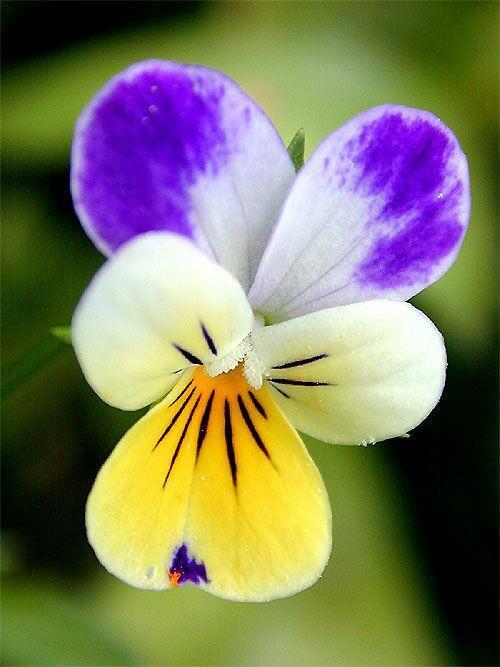
#> input picture UiS/ELE510 - Image processing and machine vision/Assignment/Assignment1/images/flower.jpg, 500 x 667 px
$ jupyter execute LABexc1-ELE510-2021.ipynb
#> lines starting #> are read from the running program, lines starting #| are printed output that depends on the picture; after the words box and inside, x2 and y2 are one past the last pixel; in counts of white or black regions, pixels touching at a corner belong together
# ELE510 Image Processing with robot vision: LAB, Exercise 1, Fundamentals.

**Purpose:** *To learn some basic operations on images using Python, OpenCV and other packages. The emphasis is on the fundamentals of digital images.*

The theory for this exercise can be found in chapter 1 and 2 of the text book [1]. Supplementary information can found in chapter 1, 2 and 3 in the compendium [2]. See also the following documentations for help:
- [OpenCV](https://opencv.org/opencv-python-free-course/)
- [numpy](https://numpy.org/doc/stable/)
- [matplotlib](https://matplotlib.org/stable/contents.html)

**IMPORTANT:** Read the text carefully before starting the work. In
many cases it is necessary to do some preparations before you start the work
on the computer. Read necessary theory and answer the theoretical part
frst. The theoretical and experimental part should be solved individually.
The notebook must be approved by the lecturer or his assistant.

**Approval:**
<div class="alert alert-block alert-success">
The current notebook should be submitted on CANVAS as a single pdf file.
</div>

<div class="alert alert-block alert-info">
    To export the notebook in a pdf format, goes to File -> Download as -> PDF via LaTeX (.pdf).
</div>

**Note regarding the notebook**: The theoretical questions can be answered directly on the notebook using a *Markdown* cell and LaTex commands (if relevant). In alternative, you can attach a scan (or an image) of the answer directly in the cell.

Possible ways to insert an image in the markdown cell:

``

``

**Under you will find parts of the solution that is already programmed.**

<div class="alert alert-block alert-info">
    <p>You have to fill out code everywhere it is indicated with `...`</p>
    <p>The code section under `######## a)` is answering subproblem a) etc.</p>
</div>

## Problem 1

**a)** Make a list of at least 5 different applications of robot (machine) vision.

1. Optical character recognition and verification
2. Object detection
3. Biometric identificaion
4. Biomedical imaging processes
5. Sports Analytics

**b)** What is the resolution of the tightly spaced cones in the fovea, and how is this compared to the spacing between pixels in a typical digital camera?

**c)** How much storage is needed for a one hour digital video (colour) with no compression if we assume a frame rate of 50 frames per second (fps) and that each image frame is $3840 \times 2160$ pixels.

## Problem 2

In this problem we use one image, `flower.jpg` (relative path: `./images/flower.jpg`).

**a)** Import the image; let the name of the flower image be **A**. Find the following properties: height, width, channels, filesize [+]. Be aware tha opencv represents image colar channel in the order BGR (blue, green, red) instead of RGB as is more common.  Matplotlib use RGB, so if we are using matplotlib to show images they need to be converted first.

**b)** Image **A** is represented as a 3D array in Python. With **A** as input we now want to extract 4 different 2D images:
   - **R** representing the red colour component,
   - **G** representing the green colour component,
   - **B** representing the blue colour component, and
   - **Gr** representing a grey level version.

The rgb components are found by using `A[:,:,k]` where `k=1,2 and 3`. The grey level image can be imported using a particular flag (`cv2.IMREAD_GRAYSCALE`), or converted from an already imported color-image to grayscale (find the cv2 function yourself in the documentation). Use `matplotlib` to display the colour image and the 3 colour components in the same figure.

Describe how the different colour components contributes to different parts of the image (the petals and the background). Show the gray level image in a separate figure. Describe this image in relation to the colour components.

<div class="alert alert-block alert-info">
    The filesize can be checked in <b>bytes</b> using the following commands:

```python
import os
filesize = os.path.getsize(my_path)
```
</div>

[cell 1]
# Import useful packages
import os # useful for the filesize
import cv2
import matplotlib.pyplot as plt

# Complete the parts with "..."

########################################################
######## a)
# Import the image, which is located in the folder images/ (you can download it from CANVAS)
A_path = './images/flower.jpg'
A = cv2.imread(A_path)
#> A is the input picture: shape (667, 500, 3); mean B, G, R 95.1, 123.9, 126.5
# Convert the image from BGR (OpenCV standard) to RGB (standard)
A = cv2.cvtColor(A, cv2.COLOR_BGR2RGB)

# image properties
height = A.shape[0]
#> height = 667
width = A.shape[1]
#> width = 500
channels = A.ndim
#> channels = 3
filesize = str(os.stat(A_path).st_size / (1024 * 1024)) + " MB"

print('Image Dimension    : ', A.shape)
#| Image Dimension    :  (667, 500, 3)
print('Image Height       : ', height)
#| Image Height       :  667
print('Image Width        : ', width)
#| Image Width        :  500
print('Number of Channels : ', channels)
#| Number of Channels :  3
print('File size : ', filesize)

## The results should be:
# Image Dimension    :  (667, 500, 3)
# Image Height       :  667
# Image Width        :  500
# Number of Channels :  3

[cell 2]
########################################################
######## b).
# Extract 2D images (the various channels + grayscale)
R = cv2.split(A)[0]
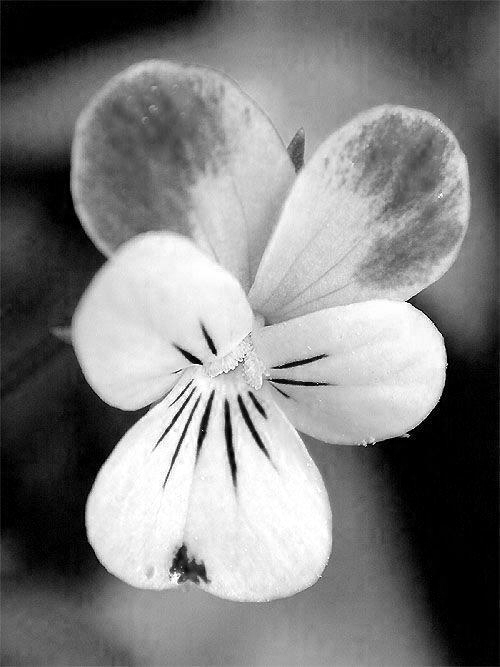
#> R: shape (667, 500); min 0, max 255, mean 126.5
G = cv2.split(A)[1]
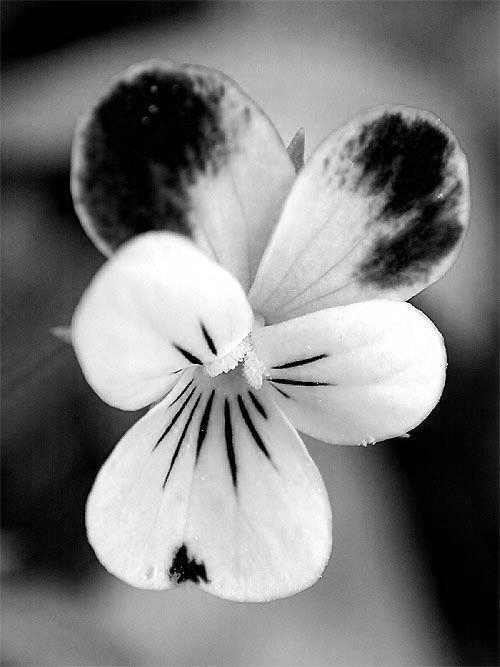
#> G: shape (667, 500); min 0, max 255, mean 123.9
B = A[:, :, 2]
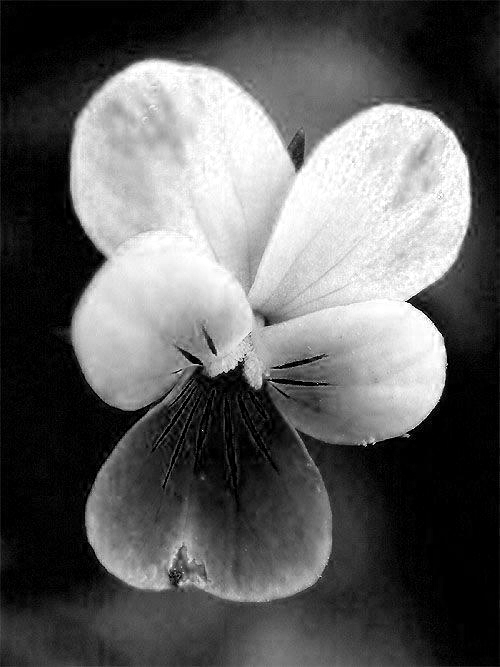
#> B: shape (667, 500); min 0, max 255, mean 95.1

plt.figure(figsize=(20,20))
plt.subplot(221)
plt.imshow(A)
plt.title('Color')
plt.subplot(222)
plt.imshow(R)
plt.title('Red channel')
plt.subplot(223)
plt.imshow(G)
plt.title('Green channel')
plt.subplot(224)
plt.imshow(B)
plt.title('Blue channel')
plt.show()
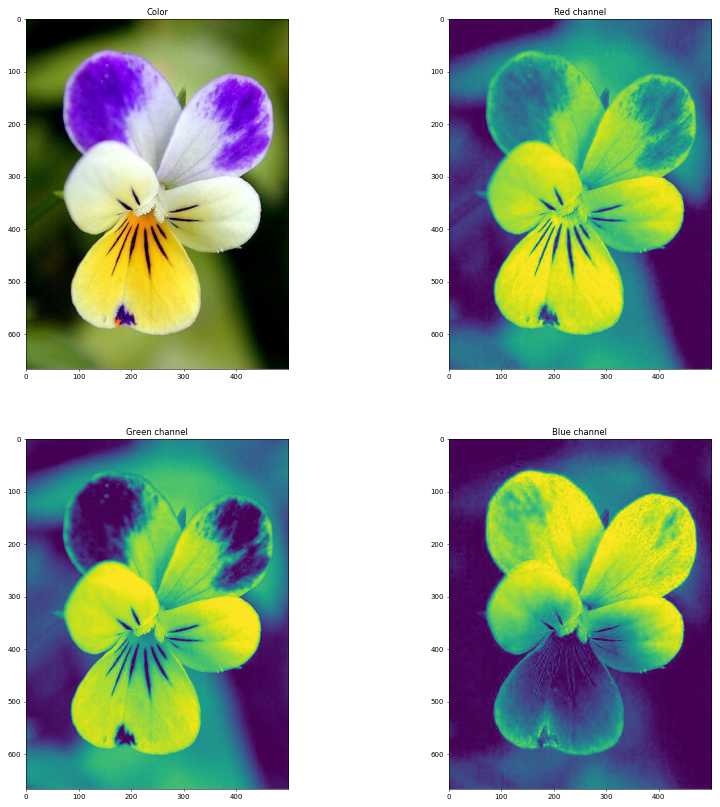
#> figure drawn by matplotlib, 4 panels

# Greyscale image
Gr = cv2.imread(A_path, 0)
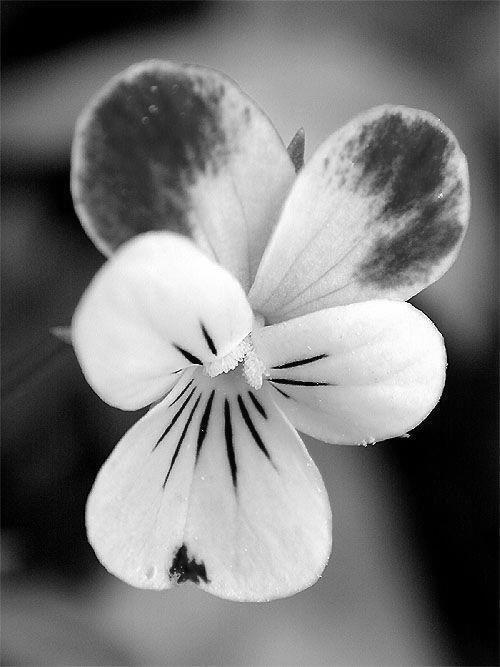
#> Gr: shape (667, 500); min 0, max 255, mean 121.4
plt.figure(figsize=(10,10))
plt.imshow(Gr, cmap='gray', vmin=0, vmax=255)
plt.title('Greyscale image')
plt.show()

**Answer to question 2 b)** (describe):

## Problem 2 continues

**c)** The image data can be written to new files with a chosen format. Use `cv2.imwrite` and JPG. We want to study different degrees of compression by using `[cv2.IMWRITE_JPEG_QUALITY, jpg_quality]` as option in the `cv2.imwrite` function, where `cv2.IMWRITE_JPEG_QUALITY` is the quality flag, and `jpg_quality` is the selected quality for saving the image. Let `jpg_qualities` be `[10,20,30,40,50,60,70,80,90,95]` and make a graph that show the filesize in kB as a function of `jpg_qualities` for this image. When a repeated procedure is done, like in this case, it is efficient to make a script or a function for the problem. Display the compressed images for `jpg_qualities=10` and `jpg_qualities=50` (use `plt.imshow`). Study these images and discuss the degradation of the images caused by the compression.

**d)** A simple way of finding objects in an image is by using thresholding. The OpenCV function `threshold`. performs simple thresholding and ouputs a logical image matrix. We want to find a logical mask identifying the flower (foreground and not the background) in our image. We can do that by combining the result from thresholding the red component and the blue component, `Fmask = Bmask or Rmask`. `Bmask` is the output from thresholding the blue component with a level of approximately (160/255) and `Rmask` is the result from thresholding the red component with level (200/255) approximately. Execute these operations and adjust the two levels for the best result. Display the final logical image `Fmask` and describe the result.

[cell 3]
########################################################
######## c)
# Image compression
jpg_qualities = [10,20,30,40,50,60,70,80,90,95]
size = []

# write the images with a specific quality
for jpg_quality in jpg_qualities:
    filename = "./images/flower{}.jpg".format(str(jpg_quality))
    cv2.imwrite(filename, cv2.cvtColor(A, cv2.COLOR_BGR2RGB), [int(cv2.IMWRITE_JPEG_QUALITY), jpg_quality])
    size.append(os.path.getsize(filename) / 1024)
#> after the loop, size = [10, 13.76, 19.03, 20.17, 34.5, 43.76, 47.11, 50.02, 70.13, 93]

# Read the two images
img10 = cv2.imread("./images/flower10.jpg")
img50 = cv2.imread("./images/flower50.jpg")

plt.figure(figsize=(20,10))
plt.subplot(212)
plt.plot(jpg_qualities, size, marker="o") # Show the plot for the filesize in kB of the images generated
plt.xlabel("Quality in percent")
plt.ylabel("Filesize in kB")
plt.subplot(221)
plt.imshow(img10[:, :, ::-1])
plt.title("Quality 10%")
plt.subplot(222)
plt.imshow(img50[:, :, ::-1])
plt.title("Quality 50%")
plt.show()
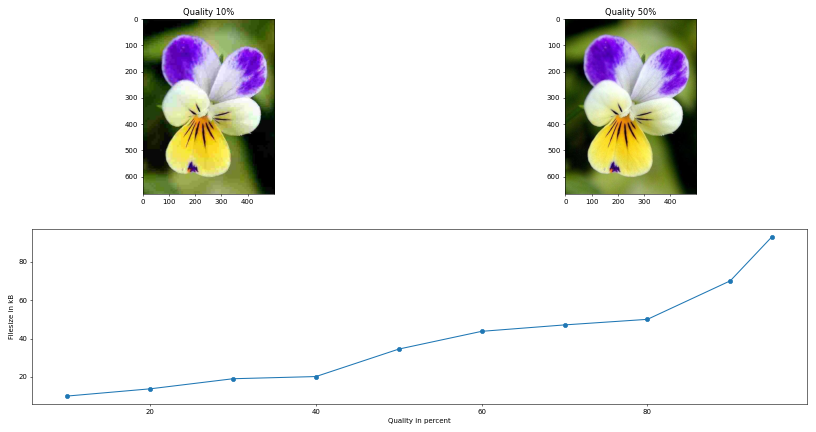
#> figure drawn by matplotlib, 3 panels; panel 1: curve peaks at x = 95, y = 93

########################################################
######## d)
# Thresholding: Black and White (binary) images

# _, means that we are skipping the first output.
# look in OpenCV documentation to find out what the first output of threshold is
_, Bmask = cv2.threshold(cv2.split(A)[0], 160, 255, cv2.THRESH_BINARY)
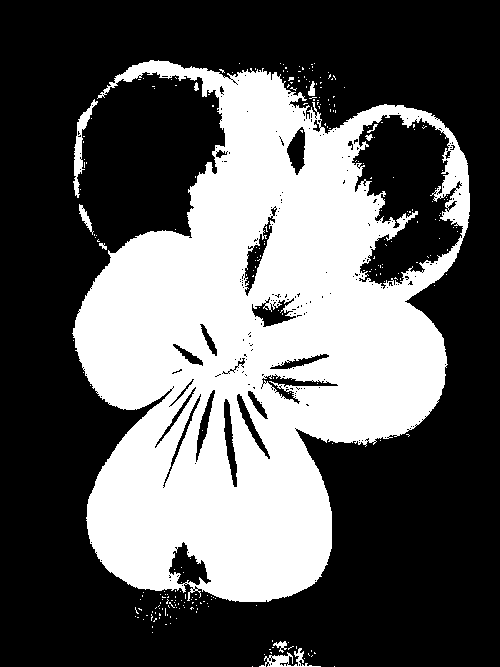
#> Bmask: shape (667, 500); 37% white; 266 white regions (256 under 20 px), largest, box (x1, y1, x2, y2) and area: (72, 60, 470, 602) 121333, (73, 99, 98, 198) 621, (259, 648, 321, 667) 388
_, Rmask = cv2.threshold(A[:, :, 2], 200, 255, cv2.THRESH_BINARY)
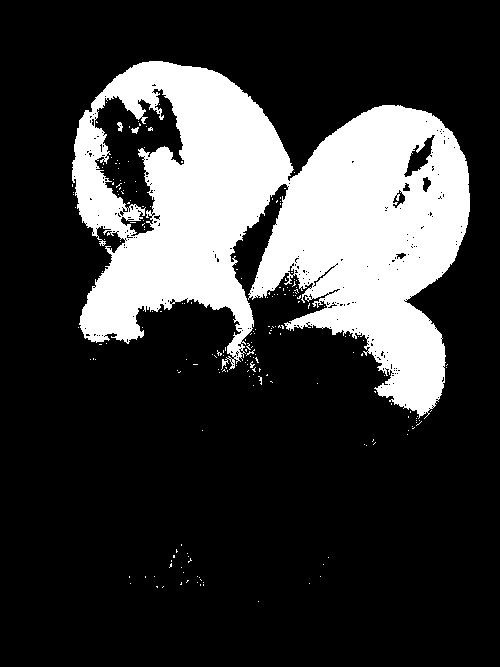
#> Rmask: shape (667, 500); 22.7% white; 207 white regions (204 under 20 px), largest, box (x1, y1, x2, y2) and area: (72, 61, 470, 419) 75058, (117, 122, 123, 132) 36, (131, 127, 139, 134) 32
Fmask = Bmask | Rmask
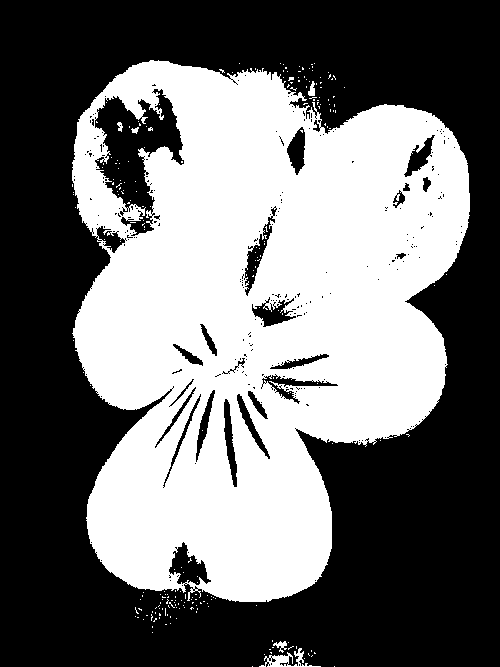
#> Fmask: shape (667, 500); 43.9% white; 230 white regions (224 under 20 px), largest, box (x1, y1, x2, y2) and area: (72, 60, 470, 602) 145358, (259, 648, 321, 667) 388, (273, 641, 287, 653) 75, (308, 81, 315, 96) 70, (117, 122, 123, 132) 36, (131, 127, 139, 134) 32

plt.figure(figsize=(10,10))
plt.imshow(Fmask, cmap='gray', vmin=0, vmax=255)
plt.title('Threshold image')
plt.show()

**Answer to question 2 c)** (describe):

**Answer to question 2 d)** (describe):

## Problem 3

Write a function that extracts a rectangular region from an input image, commonly known as cropping. Give the function the name **image2roi** (roi = region of interest). Let this function work as follows:

**a)** Input parameters should be an iamge and the coordinates for the roi (fname, coords). First check if the image is colour or grey level. If it is colour a message should be printed out and the function closed (return). If it is a grey level image continue to the next step, **b)**.

**b)** The size of the image is computed and the image displayed with indexes shown along the axis. Extract the sub image (region of interest) given the coordinates, display it and the function ended.

[cell 4]
'''
Function that takes in input an image and the coordinates for the ROI

'''
def image2roi(img, coords):

    if len(img.shape)>2:
        print("Testing the colour image, output will not be visible.")
        return

    # Plot the greyscale image and the ROI based on the coords values
    imgroi = img[coords[0]: coords[2], coords[1]: coords[3]]
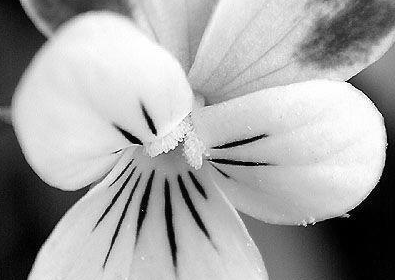
#> imgroi: shape (280, 395); min 0, max 255, mean 163.6
    plt.figure(figsize=(10,10))
    plt.imshow(imgroi, cmap='gray', vmin=0, vmax=255)
    plt.title('Coordinates {}'.format(coords))
    plt.show()
